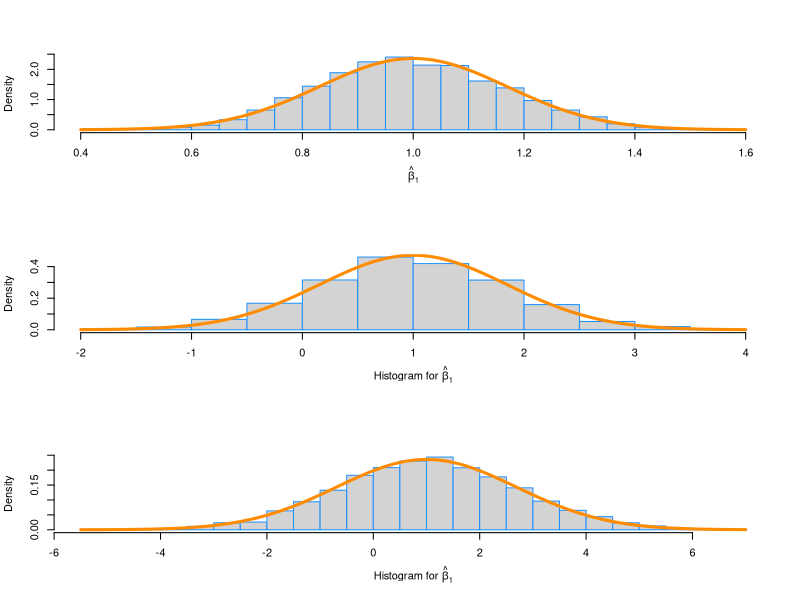
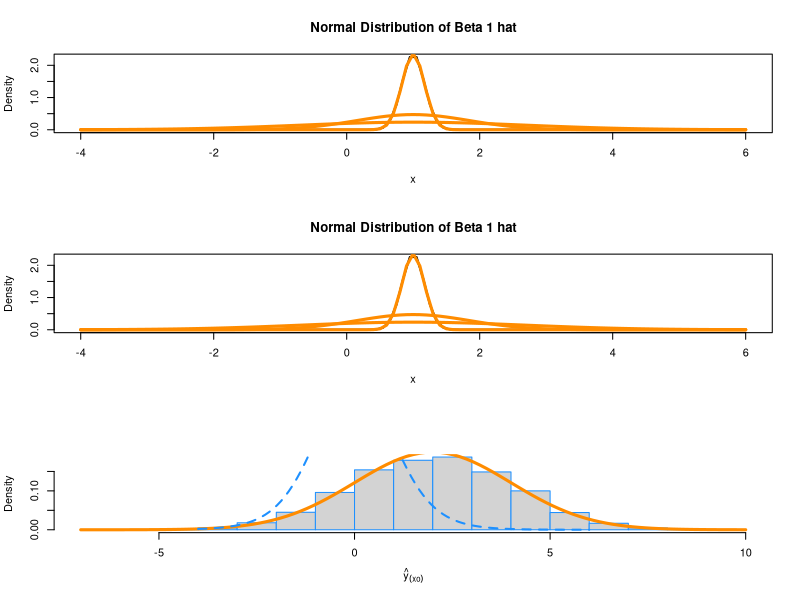

These charts were generated, in order, by the following R code: (Note: this script raises an error after producing the figures.)

birthday = 19810803
set.seed(birthday)

library(readr)
study_1 = read_csv("study_1.csv")

num_sims = 3000 # number of simulations
n = 15          # sample size
p = 5           # number of beta parameters

beta_0 = 2
beta_1 = 1
beta_2 = 1
beta_3 = 1
beta_4 = 1
sigma_1 = 1
sigma_2 = 5
sigma_3 = 10

x0 = rep(1, n)
x1 = study_1$x1
x2 = study_1$x2
x3 = study_1$x3
x4 = study_1$x4
X = cbind(x0, x1, x2, x3, x4)
C = solve(t(X) %*% X)
y = rep(0, n)

sim_data = data.frame(x1, x2, x3, x4, y)

simulate = function(num_sims, sigma){

  y_hat        = rep(0, n)
  
  beta_hat_0   = rep(0, num_sims)
  beta_hat_1   = rep(0, num_sims)
  beta_hat_2   = rep(0, num_sims)
  beta_hat_3   = rep(0, num_sims)
  beta_hat_4   = rep(0, num_sims)
  
  beta_hat_00   = rep(0, num_sims)
  beta_hat_11   = rep(0, num_sims)
  beta_hat_22   = rep(0, num_sims)
  beta_hat_33   = rep(0, num_sims)
  beta_hat_44   = rep(0, num_sims)
  #calculating se^2 3 different ways
  se_squared_1   = rep(0, num_sims) 
  se_squared_2 = rep(0, num_sims) 
  se_squared_3 = rep(0, num_sims) 
  
  y_hat_00_1   = rep(0, num_sims)
  y_hat_00_2   = rep(0, num_sims)
  y_hat_00_3   = rep(0, num_sims)
  
  for(i in 1:num_sims) {
    
    eps = rnorm(n, mean = 0 , sd = sigma)
    #makes n=15 values, populate
    sim_data$y = beta_0 * x0 + beta_1 * x1 + beta_2 * x2 + beta_3 * x3 + beta_4 * x4 + eps
    #fit the model
    fit = lm(y ~ x1 + x2 + x3 + x4, data = sim_data)

    
    #grabbing all the beta hat values
    beta_hat_0[i] = coef(fit)[1]
    beta_hat_1[i] = coef(fit)[2]
    beta_hat_2[i] = coef(fit)[3]
    beta_hat_3[i] = coef(fit)[4]
    beta_hat_4[i] = coef(fit)[5]
    
    #get all beta_values to determine expected value at x0
    (beta_hat = solve(t(X) %*% X) %*% t(X) %*% sim_data$y)

    beta_hat_00[i] = beta_hat[1]
    beta_hat_11[i] = beta_hat[2]
    beta_hat_22[i] = beta_hat[3]
    beta_hat_33[i] = beta_hat[4]
    beta_hat_44[i] = beta_hat[5]    
    

    #calculating se 2 different ways, and extracting it from the model for a third way
    y_hat = X %*% solve(t(X) %*% X) %*% t(X) %*% sim_data$y
    e     = sim_data$y - y_hat
    
    se_squared_1[i] = (summary(fit)$sigma) ^ 2
    se_squared_2[i] = (t(e) %*% e / (n - p))
    se_squared_3[i] = (sum(fit$residuals^2)/(n - p))

    xo = c(1, -3, 2.5, .5, 0)
    
    y_hat_00_1[i] = xo %*% beta_hat
    y_hat_00_2[i] = beta_hat_0[i] + (beta_hat_1[i] * -3) + (beta_hat_2[i] * 2.5) + (beta_hat_3[i] * 0.5) + (beta_hat_4[i] * 0)
    y_hat_00_3[i] = beta_hat[1] +    (beta_hat[2] * -3 ) +( beta_hat[3] * 2.5) + (beta_hat[4] * 0.5) + (beta_hat[5] * 0)

 
  }
  data.frame(beta_hat_0 = beta_hat_0, beta_hat_00 = beta_hat_00, beta_hat_1 = beta_hat_1, beta_hat_2 = beta_hat_2, beta_hat_3 = beta_hat_3, beta_hat_4 = beta_hat_4, se_squared_1 = se_squared_1, se_squared_2 = se_squared_2, se_squared_3 = se_squared_3,
             y_hat_00_1 = y_hat_00_1, y_hat_00_2 = y_hat_00_2, y_hat_00_3 = y_hat_00_3)
}

sim1 = simulate(3000, sigma_1)
sim2 = simulate(3000, sigma_2)
sim3 = simulate(3000, sigma_3)

#confirmed se_square1 = se_sqaure2 = se_squared3, confirmed y_hat_00_1 = y_hat_00_2
head(sim1)


#brief analyisis for sim1
beta_1                        # true mean
mean(sim1$beta_hat_1)         # empirical mean
c(mean(sim1$beta_hat_1), beta_1)

var(sim1$beta_hat_1)          # empirical variance
sigma_1 ^ 2 * C[1 + 1, 1 + 1] # true variance


#check the rule
sd_bh1 = sqrt(sigma_1 ^ 2 * C[1 + 1, 1 + 1])
head(sd_bh1)
# We expect these to be: 0.68, 0.95, 0.997

sd_bh1 = sqrt(sigma_1 ^ 2 * C[1 + 1, 1 + 1])
# We expect these to be: 0.68, 0.95, 0.997
mean(beta_1 - 1 * sd_bh1 < sim1$beta_hat_1 & sim1$beta_hat_1 < beta_1 + 1 * sd_bh1)

mean(beta_1 - 2 * sd_bh1 < sim1$beta_hat_1 & sim1$beta_hat_1 < beta_2 + 2 * sd_bh1)

mean(beta_1 - 3 * sd_bh1 < sim1$beta_hat_1 & sim1$beta_hat_1 < beta_2 + 3 * sd_bh1)



#brief analyisis for sim2
beta_1                        # true mean
mean(sim2$beta_hat_1)         # empirical mean
c(mean(sim2$beta_hat_1), beta_1)

var(sim2$beta_hat_1)          # empirical variance
sigma_2 ^ 2 * C[1 + 1, 1 + 1] # true variance

#brief analyisis for sim3
beta_1                        # true mean
mean(sim3$beta_hat_1)         # empirical mean
c(mean(sim3$beta_hat_1), beta_1)

var(sim3$beta_hat_1)          # empirical variance
sigma_3 ^ 2 * C[1 + 1, 1 + 1] # true variance







#Simulation Study with sigma = 1
par(mfrow = c(3,1))
hist(sim1$beta_hat_1, prob = TRUE, breaks = 20,
     xlab = expression(hat(beta)[1]), main = "", border = "dodgerblue")

curve(dnorm(x, mean = beta_1, sd = sqrt(sigma_1 ^ 2 * C[1 + 1, 1 + 1])),
      col = "darkorange", add = TRUE, lwd = 3)

#simulation study with sigma = 5
hist(sim2$beta_hat_1, prob = TRUE, breaks = 20,
     xlab = expression("Histogram for" ~ hat(beta)[1]), main = "", border = "dodgerblue")

curve(dnorm(x, mean = beta_1, sd = sqrt(sigma_2 ^ 2 * C[1 + 1, 1 + 1])),
      col = "darkorange", add = TRUE, lwd = 3)

#simulation study with sigma = 10
hist(sim3$beta_hat_1, prob = TRUE, breaks = 20,
     xlab = expression("Histogram for" ~ hat(beta)[1]), main = "", border = "dodgerblue")

curve(dnorm(x, mean = beta_1, sd = sqrt(sigma_3 ^ 2 * C[1 + 1, 1 + 1])),
      col = "darkorange", add = TRUE, lwd = 3)


# define grid of x values
x = seq(-4, 6, length = 100)
# plot curve for standard normal
plot(x, dnorm(x, mean = 1, sd = sqrt(sigma_1 ^ 2 * C[1 + 1, 1 + 1])), type = "l", lty = 1, lwd = 2,
     xlab = "x", ylab = "Density", main = "Normal Distribution of Beta 1 hat")

#comparing distibutions
curve(dnorm(x, mean = beta_1, sd = sqrt(sigma_1 ^ 2 * C[1 + 1, 1 + 1])),
      col = "darkorange", add = TRUE, lwd = 3)


curve(dnorm(x, mean = beta_1, sd = sqrt(sigma_2 ^ 2 * C[1 + 1, 1 + 1])),
      col = "darkorange", add = TRUE, lwd = 3)


curve(dnorm(x, mean = beta_1, sd = sqrt(sigma_3 ^ 2 * C[1 + 1, 1 + 1])),
      col = "darkorange", add = TRUE, lwd = 3)

head(sim1)

sd(sim1$y_hat_00_1)
var(sim1$y_hat_00_1)

sd(sim2$y_hat_00_1)
var(sim2$y_hat_00_1)

sd(sim3$y_hat_00_1)
var(sim3$y_hat_00_1)

##
plot(x, dnorm(x, mean = 1, sd = sqrt(sigma_1 ^ 2 * C[1 + 1, 1 + 1])), type = "l", lty = 1, lwd = 2,
     xlab = "x", ylab = "Density", main = "Normal Distribution of Beta 1 hat")

#comparing distibutions
curve(dnorm(x, mean = beta_1, sd = sqrt(sigma_1 ^ 2 * C[1 + 1, 1 + 1])),
      col = "darkorange", add = TRUE, lwd = 3)


curve(dnorm(x, mean = beta_1, sd = sqrt(sigma_2 ^ 2 * C[1 + 1, 1 + 1])),
      col = "darkorange", add = TRUE, lwd = 3)


curve(dnorm(x, mean = beta_1, sd = sqrt(sigma_3 ^ 2 * C[1 + 1, 1 + 1])),
      col = "darkorange", add = TRUE, lwd = 3)
##

hist(sim1$y_hat_00_1, prob = TRUE, breaks = 20,
     xlab = expression(hat(y)[(xo)]), main = "", border = "dodgerblue")

curve(dnorm(x, mean = 2, sd = (sigma_1 * 2)),
      col = "darkorange", add = TRUE, lwd = 3)

n = 15
p = 5
lines(x, dt(x, df = n - p), lty = 2, lwd = 2, col = "dodgerblue")



hist(((n-p) * sim1$se_squared)/(sigma_1^2), prob = TRUE, breaks = 20,
     xlab = mtext((expression( over((n-p) * se ^ 2, sigma ^ 2))), side=1, line=4), main = expression("Histogram for" ~ over((n-p) * se ^ 2, sigma ^ 2 ) ~ "where n = 15, p = 5," ~ sigma ~ "= 1"), border = "dodgerblue", cex = 1.5)

curve(dchisq(x, df = 10),
      col = "darkorange", add = TRUE, lwd = 3)
legend("topright", "True Distribution", lty = c(1, 2), lwd = 2, col = "darkorange")


sd(sim1$se_squared_1)
sd(sim2$se_squared_1)
sd(sim3$se_squared_1)

mean(sim1$se_squared_1)
mean(sim2$se_squared_1)
mean(sim3$se_squared_1)
#Simulation Study with sigma = 1
hist(sim1$se_squared_1, prob = TRUE, breaks = 20,
     xlab = expression(hat(y)[1]), main = "", border = "dodgerblue")
n = 15
p = 5

lines(x, df(x, df1 = n - 1, df2 = n-p), lty = 2, lwd = 2, col = "dodgerblue")




lines(x, dchisq(x, df = p - 1), lty = 2, lwd = 2, col = "dodgerblue")

#Simulation Study with sigma = 1
hist(sim2$se_squared_1, prob = TRUE, breaks = 20,
     xlab = expression(se^2), main = "", border = "dodgerblue")
n = 15
p = 5
lines( x, df(x, df1 = n - 1, df2 = n-p), lty = 2, lwd = 2, col = "dodgerblue")

#Simulation Study with sigma = 1
hist(sim3$se_squared_1, prob = TRUE, breaks = 20,
     xlab = expression(hat(y)[1]), main = "", border = "dodgerblue")
lines(x, df(x, df1 = n - 1, df2 = n-p), lty = 2, lwd = 2, col = "dodgerblue")

n = 15
p = 5
lines(x, df(x, df1 = n - 1, df2 = n-p), lty = 2, lwd = 2, col = "dodgerblue")

C = solve(t(X) %*% X)
C
xoo = c(1, -3, 2.5, .5, 0)
#comparing standard deviation from simulation to standard deviation calculated
c(sd1_empirical = sd(sim1$y_hat_00_1), sd1 = sigma_1 * sqrt( t(xoo) %*% C %*% xoo))
c(sd1_empirical = sd(sim1$y_hat_00_2), sd1 = sigma_1 * sqrt( t(xoo) %*% C %*% xoo))

head(sim1)

c(sd2_empirical = sd(sim2$y_hat_00_1), sd2 = sigma_2 * sqrt( t(xoo) %*% C %*% xoo ))

c(sd3_empirical = sd(sim3$y_hat_00_1), sd3 = sigma_3 * sqrt( t(xoo) %*% C %*% xoo ))

c(sd3_empirical = sd(sim3$y_hat_00_2), sd3 = sigma_3 * sqrt( t(xoo) %*% C %*% xoo ))


my_beta_hat = rbind(5.7752881, 1.2929440, 1.2441390, -0.4389524, 0.7657343)
my_beta_hat

my_xoo =  cbind(1, -3, 2.5, .05, 0)

my_xoo %*% my_beta_hat

5.7752881 + (1.2929440 * -3) + (1.2441390 * 2.5) + (-0.4389524 * 0.)



get_true_variance = function(sigma){
  sigma ^ 2 * C[1 + 1, 1 + 1]
}

get_true_sd = function(sigma){
  sqrt(sigma ^ 2 * C[1 + 1, 1 + 1])
}

true_mean      = c(beta_1,beta_1, beta_1)
empirical_mean = c(mean(sim1$beta_hat_1),      mean(sim2$beta_hat_1),      mean(sim3$beta_hat_1))
true_variance  = c(get_true_variance(sigma_1), get_true_variance(sigma_2), get_true_variance(sigma_3))
empirical_var  = c(var(sim1$beta_hat_1),       var(sim2$beta_hat_1),       var(sim3$beta_hat_1))
true_sd        = c(get_true_sd(sigma_1),       get_true_sd(sigma_2),       get_true_sd(sigma_3))
empirical_sd   = c(sd(sim1$beta_hat_1),        sd(sim2$beta_hat_1),        sd(sim3$beta_hat_1))

simulations = c("sim 1", "sim 2", "sim 3")                 

results = data.frame(simulations, true_mean, empirical_mean, true_variance, empirical_var, true_sd, empirical_sd)
colnames(results) = c("Model", "True Mean", "Empirical Mean", "True Variance", "Empirical Variance", "True SD", "Empirical SD" )

  
#knitr::kable(results,format = "latex", caption = $beta$ ~ "analysis")
